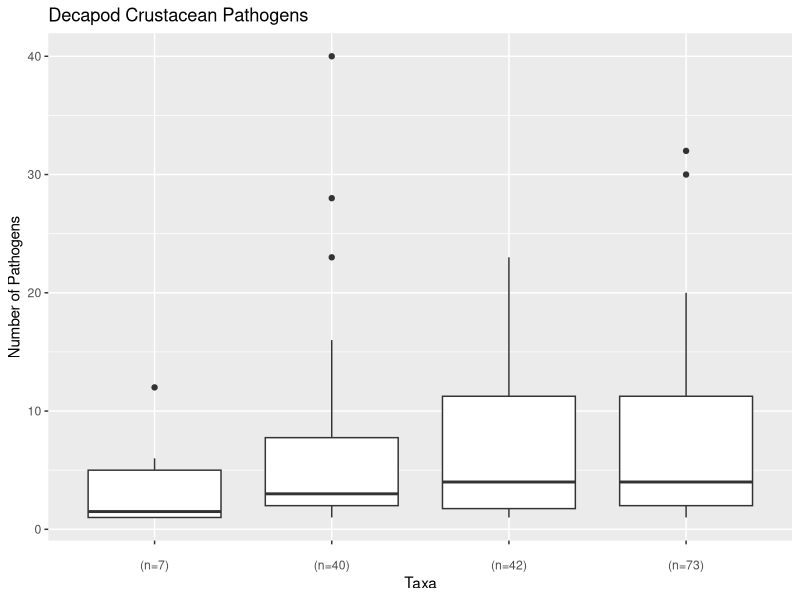
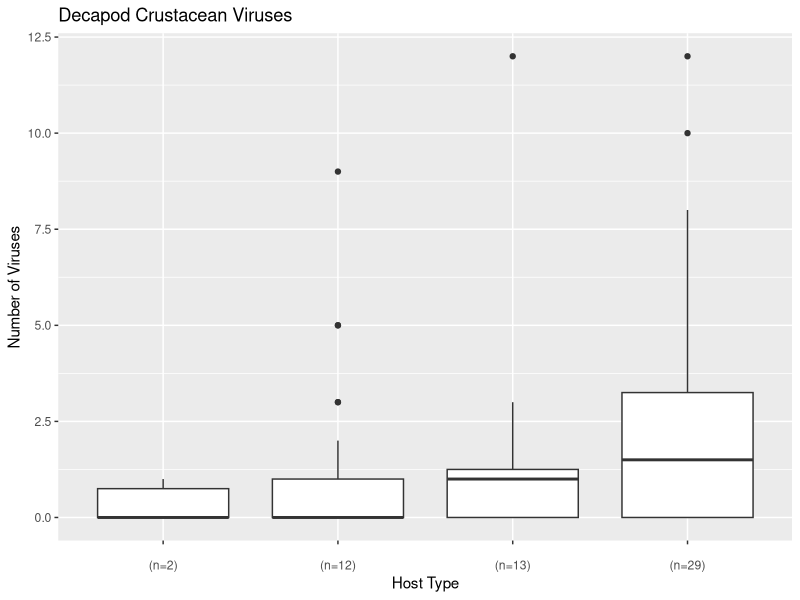
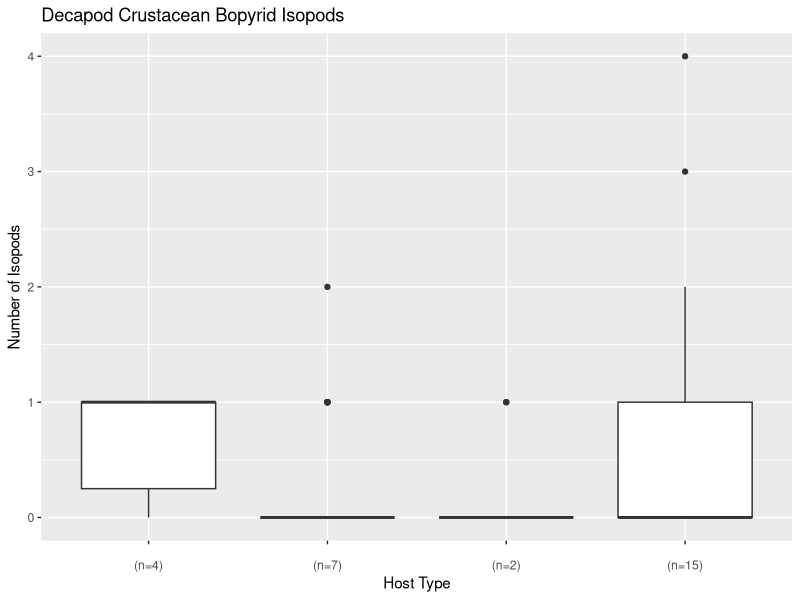
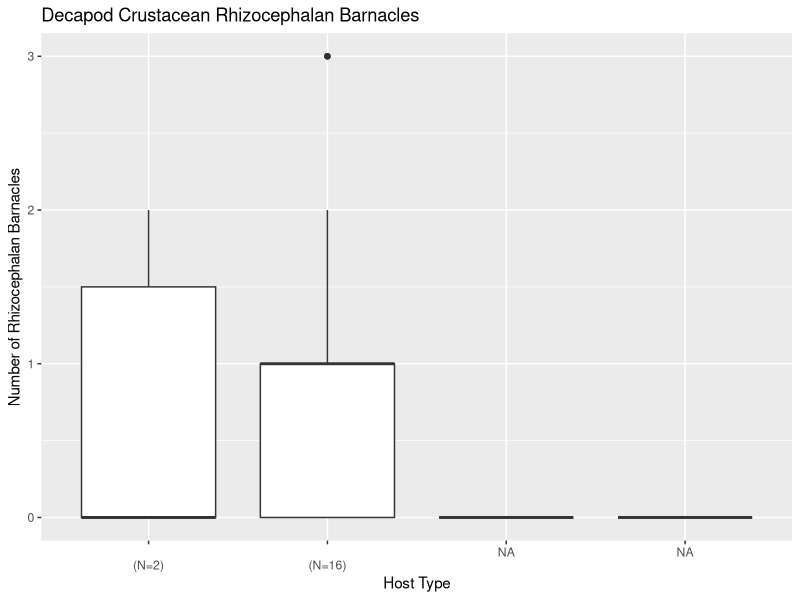
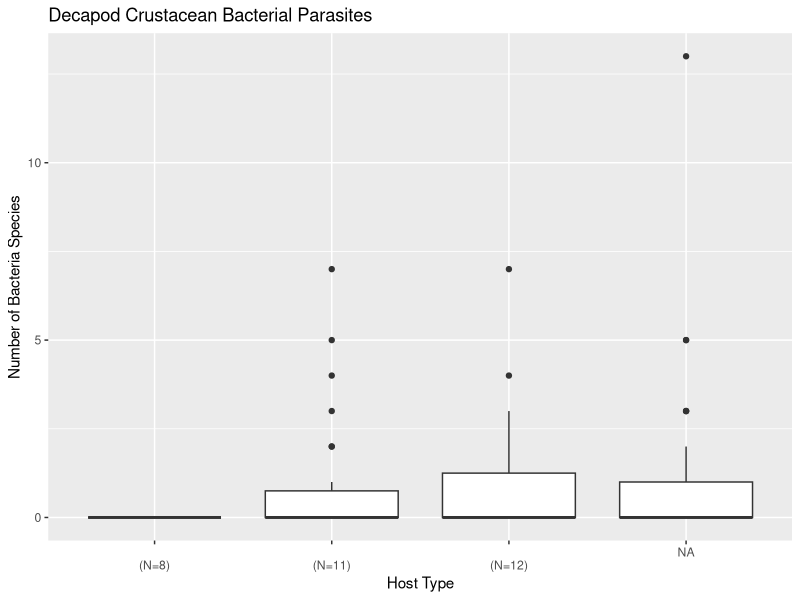
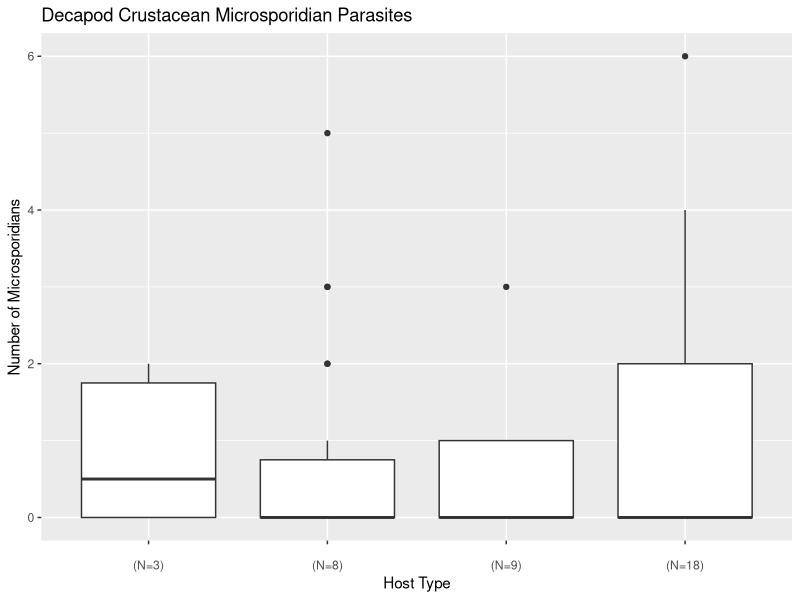
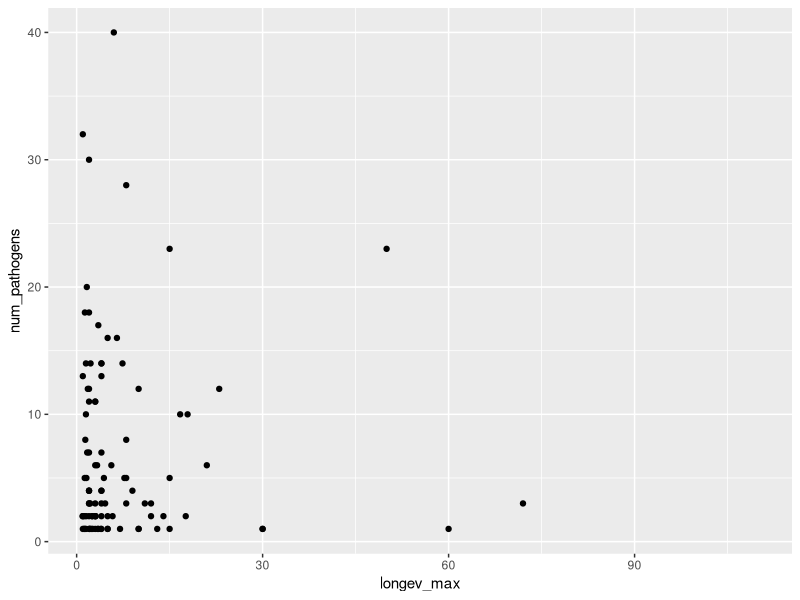

Recreate these plots in R, in order. (Note: this script raises an error after producing the figures.)
#Preliminary Plotting

library(ggplot2)
library(dplyr)
library(cowplot)


decapods <- read.csv("analyze_data/hosts_clean_pathcounts.csv")
pathogens <- read.csv("clean_data/path_hosts_clean.csv")

#Tasks
#1-Graph total number of pathogens per taxa
#2-Graph # viruses per host type
#3-Graph #isopods per taxa
#4-Graph rhizocephalan barnacles per taxa
#5-Graph # bacteria per taxa
#6-Graph # microsporidians per taxa
#7-Scatterplot number pathogens vs longevity
#8-scatterplot of num_viruses vs longev
#9-#boxplot of aq.hab vs num_pathogens
##*need to make simplified habitat column and continue
#10-boxplot of aq.hab vs num_viruses
#11-graph longevity by taxa
#12-Graph number pathogens by sociality
##*need to add what the scores mean
#13-Graph number of viruses by sociality
#14-Graph tranmission by taxa
#15-Graph requirements by taxa
#16-Graph size by taxa

levels(pathogens$pathogen_type)

####################################
#PLOTS


#1-
#Graph total number of pathogens per taxa
#create vector with host_type levels and number of species in each
xlab_path <- paste(levels(decapods$host_type),"\n(n=",table(decapods$host_type),")",sep="")
ggplot(data=decapods, aes(x=host_type,y=num_pathogens))+
  geom_boxplot()+
  labs(x="Taxa",y="Number of Pathogens",title="Decapod Crustacean Pathogens")+
  scale_x_discrete(labels=xlab_path)

#2-
#Graph # viruses per host type
#create vector with host_type levels and number of each host_type that has viruses
#however, it's plotting all, including those spp with ZERO viruses
xlab_vir <- paste(levels(decapods$host_type),"\n(n=",
                  table(decapods$host_type[decapods$num_viruses>0]),")",sep="")
ggplot(data=decapods, aes(x=host_type,y=num_viruses))+
  geom_boxplot()+
  labs(x="Host Type",y="Number of Viruses",title="Decapod Crustacean Viruses")+
  scale_x_discrete(labels=xlab_vir)

#3-
#graph isopods per taxa
#however plotting those with 0
xlab_isopod <- paste(levels(decapods$host_type),"\n(n=",
                     table(decapods$host_type[decapods$num_isopods>0]),")",sep="")
ggplot(data=decapods, aes(x=host_type,y=num_isopods))+
  geom_boxplot()+
  labs(x="Host Type",y="Number of Isopods",title="Decapod Crustacean Bopyrid Isopods")+
  scale_x_discrete(labels=xlab_isopod)

#4-
#rhizocephalan barnacles per taxa
#however plotting those with 0
xlab_rhiz <- paste(levels(decapods$host_type),"\n(N=",
                   table(decapods$host_type[decapods$num_rhiz>0]),")",sep="")
ggplot(data=decapods, aes(x=host_type,y=num_rhiz))+
  geom_boxplot()+
  labs(x="Host Type",y="Number of Rhizocephalan Barnacles",title="Decapod Crustacean Rhizocephalan Barnacles")+
  scale_x_discrete(labels=xlab_rhiz)

#5-
#Graph # bacteria per taxa
xlab_bacteria <- paste(levels(decapods$host_type),"\n(N=",
                   table(decapods$host_type[decapods$num_bacteria>0]),")",sep="")
ggplot(data=decapods, aes(x=host_type,y=num_bacteria))+
  geom_boxplot()+
  labs(x="Host Type",y="Number of Bacteria Species",title="Decapod Crustacean Bacterial Parasites")+
  scale_x_discrete(labels=xlab_bacteria)

#6-
#Graph # microsporidians per taxa
xlab_microsp <- paste(levels(decapods$host_type),"\n(N=",
                       table(decapods$host_type[decapods$num_microsp>0]),")",sep="")
ggplot(data=decapods, aes(x=host_type,y=num_microsp))+
  geom_boxplot()+
  labs(x="Host Type",y="Number of Microsporidians",title="Decapod Crustacean Microsporidian Parasites")+
  scale_x_discrete(labels=xlab_microsp)

#7-
#scatterplot of num_pathogens vs longev
ggplot(data=decapods, aes(x=longev_max,y=num_pathogens))+
  geom_point()

summary(lm(longev_max~num_pathogens,data=decapods_na.rm)) #not sure where these datasets are created

#8-
#scatterplot of num_viruses vs longev
bem_colors <- c("#D1800B","#694008","#1D6295","#84ACB6")
long_vir_plot <- ggplot(data=decapods, aes(x=longev_max,y=num_viruses,fill=host_type))+
  geom_point(pch=21,size=4,col="black",alpha=.85)+
  labs(x="Longevity (years)", y="Number of Viruses")+
  scale_fill_manual(values=bem_colors,name="Host Type")+
  scale_x_continuous(limit=c(0,70))+
  theme(legend.position=c(.55,.75),legend.title.align=0.5)
long_vir_plot
#Save a plot to main folder
ggsave("outputs/bem2018_virus_longev_plot.png",plot=long_vir_plot,
       width=6,
       height=6.7,
       unit=c("in"),
       scale=1)


#9-
#boxplot of aq.hab vs num_pathogens
levels(decapods$aq_hab)
lab_hab <- c("brackish",
             "fresh",
             "brackish &\nfresh",
             "marine & \nbrackish",
             "marine &\nbracksih \n& fresh",
             "terrestrial \n& marine", 
             "marine")
ggplot(data=decapods, aes(x=aq_hab,y=num_pathogens))+
  geom_boxplot()+
  labs(x="Habitat",y="Number of Pathogens",title="Decapod Crustacean Pathogens")+
  scale_x_discrete(labels=lab_hab)
#create simplified habitat

#graph simplified habitat
ggplot(data=decapods, aes(x=hab_simple,y=num_pathogens))+
  geom_boxplot()+
  labs(x="Habitat",y="Number of Pathogens",title="Decapod Crustacean Pathogens")

#10-
#boxplot of aq.hab vs num_viruses
ggplot(data=decapods, aes(x=aq_hab,y=num_viruses))+
  geom_boxplot()+
  labs(x="Habitat",y="Number of Viruses",title="Decapod Crustacean Pathogens")+
  scale_x_discrete(labels=lab_hab)

#11-
#Graph longevity by taxa
xlab_long <- paste(levels(decapods$host_type),"\n(n=",
                   table(decapods$host_type[decapods$longev_max!="NA"]),")",sep="")
ggplot(data=decapods,aes(x=host_type,y=longev_max))+
  geom_boxplot()+
  scale_x_discrete(labels=xlab_long)+
  labs(x="Taxa",y="Longevity")
  
#12-
#Graph number pathogens by sociality
as.factor(decapods$social_score)
#need to add what the scores mean
xlab_soc_path <- paste(levels(decapods$social_score),
                       "\n(n=",table(decapods$social_score),")",sep="")
ggplot(data=decapods, aes(x=as.factor(social_score),y=num_pathogens))+
  geom_boxplot()+
  labs(x="Social Score",y="Number of Pathogens",title="Decapod Crustacean Pathogens and Sociality")+
  scale_x_discrete(labels=xlab_soc_path)
#extrapolated by family
xlab_soc_fam_path <- paste(levels(decapods$social_score),
                           "\n(n=",table(decapods$fam_soc_score),")",sep="")
ggplot(data=decapods, aes(x=as.factor(fam_soc_score),y=num_pathogens))+
  geom_boxplot()+
  labs(x="Social Score",y="Number of Pathogens",title="Decapod Crustacean Pathogens and Sociality")+
  scale_x_discrete(labels=xlab_soc_path)

#13-
#Graph number of viruses by sociality
xlab_soc_vir <- paste(levels(decapods$social_score),"\n(n=",
                  table(decapods$social_score[decapods$num_viruses>0]),")",sep="")
ggplot(data=decapods, aes(x=as.factor(social_score),y=num_viruses))+
  geom_boxplot()+
  labs(x="Social Score",y="Number of Viruses",title="Decapod Crustacean Viruses and Sociality")+
  scale_x_discrete(labels=xlab_soc_vir)

#14-Graph tranmission by taxa
xlab_trans <- paste(levels(decapods$host_type),"\n(n=",table(decapods$host_type),")",sep="")
ggplot(data=decapods, aes(x=host_type,y=prop_direct))+
  geom_boxplot()+
  labs(x="Taxon",y="Proportion with Direct Transmission",title="Decapod Crustacean Parasite Tranmission Type")+
  scale_x_discrete(labels=xlab_trans)

#15-Graph requirements by taxa
xlab_req <- paste(levels(decapods$host_type),"\n(n=",table(decapods$host_type),")",sep="")
ggplot(data=decapods, aes(x=host_type,y=prop_obligate))+
  geom_boxplot()+
  labs(x="Taxon",y="Proportion Obligate Parasites",title="Decapod Crustacean Parasite Tranmission Type")+
  scale_x_discrete(labels=xlab_req)

#16-Graph size by taxa
xlab_pathsize <- paste(levels(decapods$host_type),"\n(n=",table(decapods$host_type),")",sep="")
ggplot(data=decapods, aes(x=host_type,y=prop_macro))+
  geom_boxplot()+
  labs(x="Taxon",y="Proportion Macro Parasites",title="Decapod Crustacean Parasite Tranmission Type")+
  scale_x_discrete(labels=xlab_pathsize)
